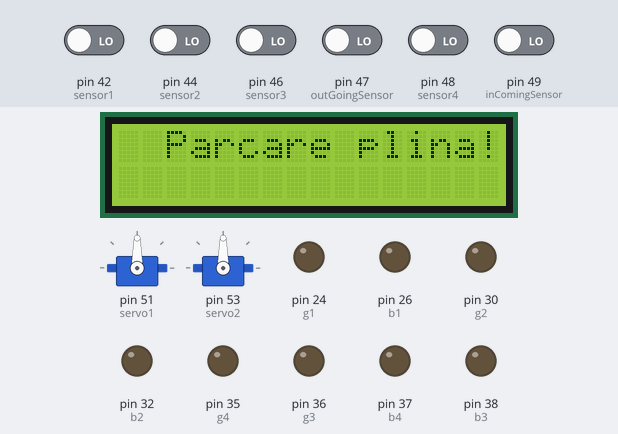
Simulated run of this sketch. Board: Arduino Mega 2560, built with avr-gcc and run on an emulated ATmega2560. Shown: 16×2 character LCD, 2 × servo, output pins drawn as LEDs (lit = HIGH). The test bench sets the inputs (shaded band); at power-on: pin 42 (sensor1), pin 44 (sensor2), pin 46 (sensor3), pin 47 (outGoingSensor), pin 48 (sensor4), pin 49 (inComingSensor) LOW. Pins used as bus, display or sensor lines are not drawn.

Above: at 1.2 s.
1.3 s: pin 42 (sensor1) driven HIGH
At 2.1 s:
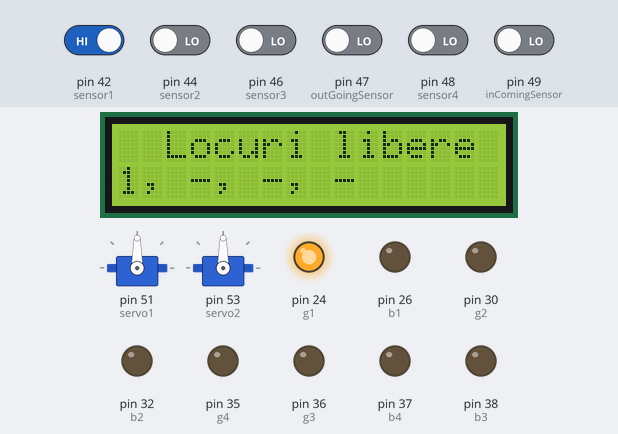
3.0 s: pin 44 (sensor2) driven HIGH
At 4.2 s:
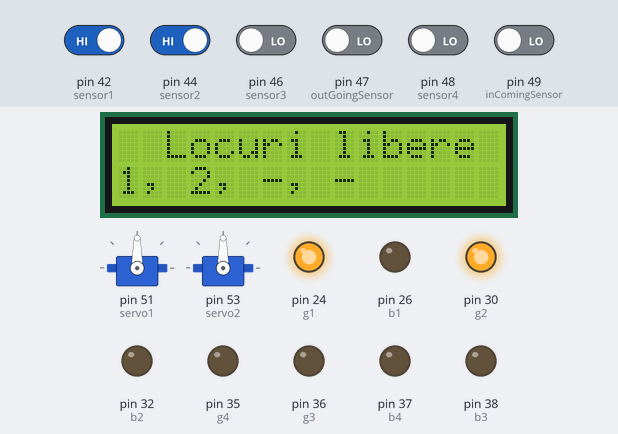
4.5 s: pin 46 (sensor3) driven HIGH
At 5.6 s:
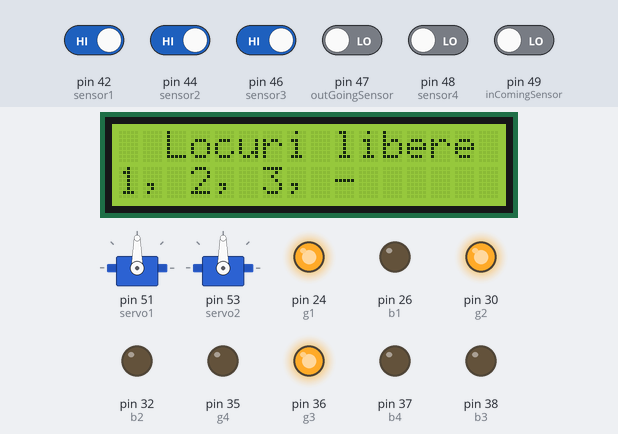
6.0 s: pin 47 (outGoingSensor) driven HIGH
At 8.7 s:
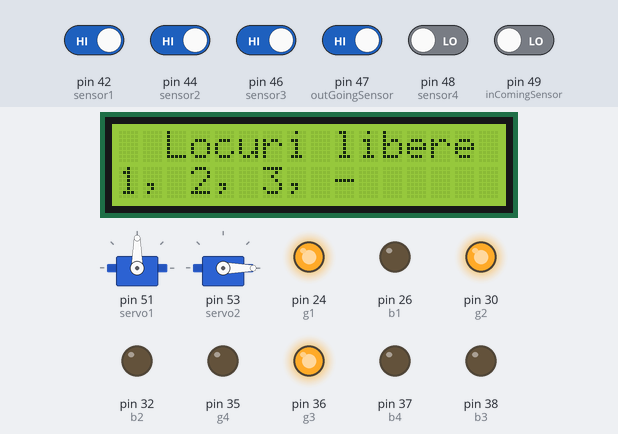
9.0 s: pin 48 (sensor4) driven HIGH
At 10.2 s:
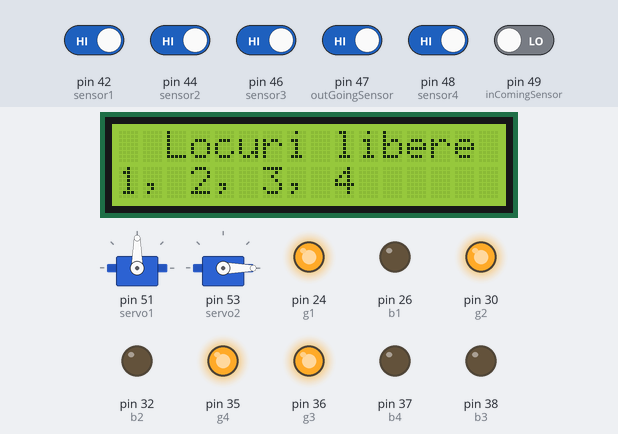
10.5 s: pin 42 (sensor1) driven LOW
At 11.4 s:
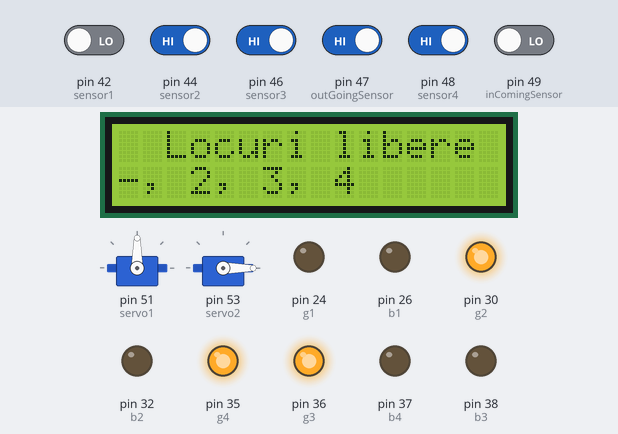
Timing chart, 0 to 13.0 s (numbered marks = the images above; inputs shaded):
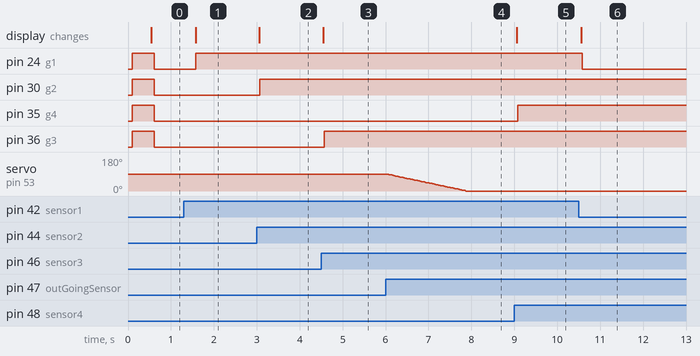

Measured:
- after the input at 1.3 s, pin 24 (g1): LOW → HIGH after 0.27 s; the display: changes after 0.27 s (image 1)
- after the input at 3.0 s, pin 30 (g2): LOW → HIGH after 0.07 s; the display: changes after 0.05 s (image 2)
- after the input at 4.5 s, pin 36 (g3): LOW → HIGH after 0.07 s; the display: changes after 0.05 s (image 3)
- after the input at 6.0 s, servo on pin 53 (servo2): moves from 90° to 0° over 1.9 s, starting at once
- after the input at 9.0 s, pin 35 (g4): LOW → HIGH after 0.08 s; the display: changes after 0.05 s (image 5)
- after the input at 10.5 s, pin 24 (g1): HIGH → LOW after 0.08 s; the display: changes after 0.05 s (image 6)

The sketch:

parcare.ino
```cpp
#include <LiquidCrystal_I2C.h>  // Biblioteca pentru ecranul LCD cu I2C
#include <Servo.h>               // Biblioteca pentru controlul servomotoarelor
#include <Arduino_FreeRTOS.h>    // Biblioteca pentru utilizarea FreeRTOS (multithreading)
#include <semphr.h>              // Biblioteca pentru semafoare (folosită pentru sincronizare)

LiquidCrystal_I2C lcd(0x27, 16, 2);  // Inițializarea obiectului LCD cu adresa 0x27, 16 coloane și 2 linii
Servo inComingServo;                 // Obiect pentru controlul servomotorului barieră de intrare
Servo outGoingServo;                 // Obiect pentru controlul servomotorului barieră de ieșire

const int servo1 = 51;               // Pinul pentru servomotorul de intrare
const int servo2 = 53;               // Pinul pentru servomotorul de ieșire

// Variabilele pentru starea barierelor
bool inComingBarrierClose = false;   // Stare barieră intrare (închisă sau deschisă)
bool outGoingBarrierClose = false;   // Stare barieră ieșire (închisă sau deschisă)
String slotsAvailability[4] = {"1", "2", "3", "4"};  // Sloturile de parcare disponibile (1 - disponibil, - - ocupat)

// Senzorii pentru sloturi și bariere
const int inComingSensor = 49;       // Senzorul pentru detectarea vehiculului la intrare
const int outGoingSensor = 47;       // Senzorul pentru detectarea vehiculului la ieșire

// Definirea pinilor RGB pentru fiecare slot de parcare
// Slot 1
const int r1 = 22;
const int g1 = 24;
const int b1 = 26;
const int sensor1 = 42;

// Slot 2
const int r2 = 28;
const int g2 = 30;
const int b2 = 32;
const int sensor2 = 44;

// Slot 3
const int r3 = 39;
const int g3 = 36;
const int b3 = 38;
const int sensor3 = 46;

// Slot 4
const int r4 = 40;
const int g4 = 35;
const int b4 = 37;
const int sensor4 = 48;

// Semafore pentru sincronizarea accesului la resurse partajate
SemaphoreHandle_t servoSemaphore;
SemaphoreHandle_t ledSemaphore;
SemaphoreHandle_t displaySemaphore;

void setup() {
  lcd.init();           // Inițializează LCD-ul
  lcd.backlight();      // Activează iluminarea de fundal a LCD-ului
  Serial.begin(9600);   // Deschide comunicarea serială la 9600 bps

  // Atașează servomotoarele la pini
  inComingServo.attach(servo1);
  outGoingServo.attach(servo2);

 // Setează pinurile pentru senzori și LED-uri ca input/output
  pinMode(sensor1, INPUT);
  pinMode(sensor2, INPUT);
  pinMode(sensor3, INPUT);
  pinMode(sensor4, INPUT);
  pinMode(inComingSensor, INPUT);
  pinMode(outGoingSensor, INPUT);

  pinMode(r1, OUTPUT);
  pinMode(g1, OUTPUT);
  pinMode(b1, OUTPUT);

  pinMode(r2, OUTPUT);
  pinMode(g2, OUTPUT);
  pinMode(b2, OUTPUT);

  pinMode(r3, OUTPUT);
  pinMode(g3, OUTPUT);
  pinMode(b3, OUTPUT);

  pinMode(r4, OUTPUT);
  pinMode(g4, OUTPUT);
  pinMode(b4, OUTPUT);

  // Crearea semafoarelor
  servoSemaphore = xSemaphoreCreateBinary();
  ledSemaphore = xSemaphoreCreateBinary();
  displaySemaphore = xSemaphoreCreateBinary();

  // Inițializare semafoare
  xSemaphoreGive(servoSemaphore);
  xSemaphoreGive(ledSemaphore);
  xSemaphoreGive(displaySemaphore);
}

void loop() {
  // Sarcini concurrente pentru actualizarea sloturilor, barierei de intrare/ieșire și LED-urilor
  taskUpdateSlots();
  taskManageIncomingBarrier();
  taskManageOutgoingBarrier();
  taskUpdateLEDs();
}

// Actualizează starea sloturilor de parcare și afișează pe LCD
void taskUpdateSlots() {
  if (xSemaphoreTake(displaySemaphore, portMAX_DELAY)) {
    static unsigned long lastDisplayUpdate = 0;
    const unsigned long displayInterval = 500;

    // Verifică intervalul de actualizare al LCD-ului
    if (millis() - lastDisplayUpdate >= displayInterval) {
      lastDisplayUpdate = millis();

      // Citește statusul senzorilor pentru fiecare slot
      int slotSensorStatus_1 = digitalRead(sensor1);
      int slotSensorStatus_2 = digitalRead(sensor2);
      int slotSensorStatus_3 = digitalRead(sensor3);
      int slotSensorStatus_4 = digitalRead(sensor4);

      // Actualizează disponibilitatea sloturilor
      slotsAvailability[0] = (slotSensorStatus_1 == 1) ? "1" : "-";
      slotsAvailability[1] = (slotSensorStatus_2 == 1) ? "2" : "-";
      slotsAvailability[2] = (slotSensorStatus_3 == 1) ? "3" : "-";
      slotsAvailability[3] = (slotSensorStatus_4 == 1) ? "4" : "-";

      lcd.clear();// Curăță LCD-ul
      if (slotsAvailability[0] != "-" || slotsAvailability[1] != "-" || slotsAvailability[2] != "-" || slotsAvailability[3] != "-") {
        lcd.setCursor(2, 0); // Setează cursorul la prima linie, a doua coloană
        lcd.print("Locuri libere");
        lcd.setCursor(0, 1); // Setează cursorul pe a doua linie
        lcd.print(slotsAvailability[0] + ", " + slotsAvailability[1] + ", " + slotsAvailability[2] + ", " + slotsAvailability[3]);
      } else {
        lcd.setCursor(2, 0);
        lcd.print("Parcare plina!");
      }
    }
    xSemaphoreGive(displaySemaphore); // Eliberează semaforul pentru alte taskuri
  }
}

// Gestionează bariera de intrare
void taskManageIncomingBarrier() {
  if (xSemaphoreTake(servoSemaphore, portMAX_DELAY)) {
    static unsigned long lastServoMove = 0;
    const unsigned long servoInterval = 20;

    int inComingSensorStatus = digitalRead(inComingSensor);  // Citește statusul senzorului de intrare

    // Verifică dacă parcarea este plină
    bool parkingFull = true;
    for (int i = 0; i < 4; i++) {
      if (slotsAvailability[i] != "-") {
        parkingFull = false; // Dacă există cel puțin un loc liber
        break;
      }
    }

    if (parkingFull) {
      // Dacă parcarea este plină, afișează mesajul și ține bariera închisă
      lcd.clear();
      lcd.setCursor(2, 0);
      lcd.print("Parcare plina! ");
      xSemaphoreGive(servoSemaphore);
      return; // Ieșire din funcție fără a acționa bariera
    }

    // Dacă parcarea nu este plină, acționăm bariera
    if (inComingSensorStatus == 1) { // Senzorul detectează un vehicul
      if (millis() - lastServoMove >= servoInterval) {
        lastServoMove = millis();
        inComingServo.write(max(inComingServo.read() - 1, 0)); // Coboară bariera
        if (inComingServo.read() == 0) {
          inComingBarrierClose = false; // Bariera este complet coborâtă
        }
      }
    } else { // Senzorul nu mai detectează vehicul
      if (millis() - lastServoMove >= servoInterval) {
        lastServoMove = millis();
        inComingServo.write(min(inComingServo.read() + 1, 90)); // Ridică bariera
        if (inComingServo.read() == 90) {
          inComingBarrierClose = true; // Bariera este complet ridicată
        }
      }
    }

    xSemaphoreGive(servoSemaphore); // Eliberează semaforul
  }
}

// Gestionează bariera de ieșire
void taskManageOutgoingBarrier() {
  if (xSemaphoreTake(servoSemaphore, portMAX_DELAY)) {
    static unsigned long lastServoMove = 0;
    const unsigned long servoInterval = 20;

    int outGoingSensorStatus = digitalRead(outGoingSensor); // Citește statusul senzorului de ieșire

    if (outGoingSensorStatus == 1) { // Senzorul detectează un vehicul
      if (millis() - lastServoMove >= servoInterval) {
        lastServoMove = millis();
        outGoingServo.write(max(outGoingServo.read() - 1, 0)); // Coboară bariera
        if (outGoingServo.read() == 0) {
          outGoingBarrierClose = false; // Bariera este complet coborâtă
        }
      }
    } else { // Senzorul nu mai detectează vehicul
      if (millis() - lastServoMove >= servoInterval) {
        lastServoMove = millis();
        outGoingServo.write(min(outGoingServo.read() + 1, 90)); // Ridică bariera
        if (outGoingServo.read() == 90) {
          outGoingBarrierClose = true; // Bariera este complet ridicată
        }
      }
    }

    xSemaphoreGive(servoSemaphore); // Eliberează semaforul
  }
}


// Actualizează LED-urile pentru sloturi pe baza disponibilității
void taskUpdateLEDs() {
  if (xSemaphoreTake(ledSemaphore, portMAX_DELAY)) {
    static unsigned long lastLEDUpdate = 0;
    const unsigned long ledInterval = 100;

    if (millis() - lastLEDUpdate >= ledInterval) {
      lastLEDUpdate = millis();

      // Verifică disponibilitatea fiecărui slot și setează culoarea corespunzătoare a LED-urilor
      if (slotsAvailability[0] == "-") {
        color(255, 0, 0, 1);  // Slotul 1 ocupat (roșu)
      } else {
        color(0, 255, 0, 1);  // Slotul 1 liber (verde)
      }

      if (slotsAvailability[1] == "-") {
        color(255, 0, 0, 2);  // Slotul 2 ocupat (roșu)
      } else {
        color(0, 255, 0, 2);  // Slotul 2 liber (verde)
      }

      if (slotsAvailability[2] == "-") {
        color(255, 0, 0, 3);  // Slotul 3 ocupat (roșu)
      } else {
        color(0, 255, 0, 3);  // Slotul 3 liber (verde)
      }

      if (slotsAvailability[3] == "-") {
        color(255, 0, 0, 4);  // Slotul 4 ocupat (roșu)
      } else {
        color(0, 255, 0, 4);  // Slotul 4 liber (verde)
      }
    }
    xSemaphoreGive(ledSemaphore);  // Eliberează semaforul
  }
}

// Setează culoarea LED-urilor RGB pentru fiecare slot
void color(unsigned char red, unsigned char green, unsigned char blue, int light) {
  if (light == 1) {
    analogWrite(r1, red);
    analogWrite(b1, blue);
    analogWrite(g1, green);
  } else if (light == 2) {
    analogWrite(r2, red);
    analogWrite(b2, blue);
    analogWrite(g2, green);
  } else if (light == 3) {
    analogWrite(r3, red);
    analogWrite(b3, blue);
    analogWrite(g3, green);
  } else if (light == 4) {
    analogWrite(r4, red);
    analogWrite(b4, blue);
    analogWrite(g4, green);
  }
}
```
